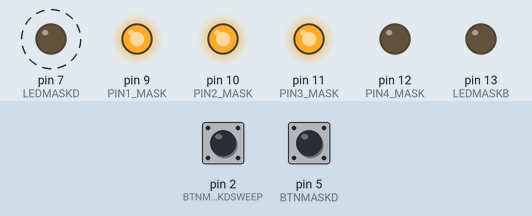
Bench run of a program on a simulated Arduino Uno, built with avr-gcc and run on an emulated ATmega328P. Shown: output pins drawn as LEDs (lit = HIGH). Dashed ring = blinking. The test bench sets the inputs (shaded band); at power-on: pin 2 (BTNMASKDSWEEP) HIGH, pin 5 (BTNMASKD) LOW.

Above: at 1.2 s.
1.3 s: pin 2 (BTNMASKDSWEEP) pulled LOW for 0.15 s
At 1.9 s:
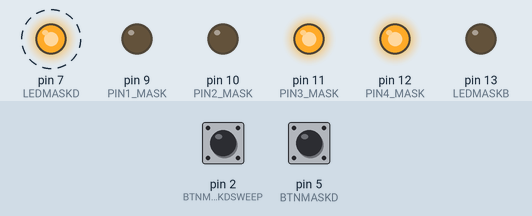
4.3 s: pin 5 (BTNMASKD) pulled HIGH for 0.15 s
At 5.9 s:
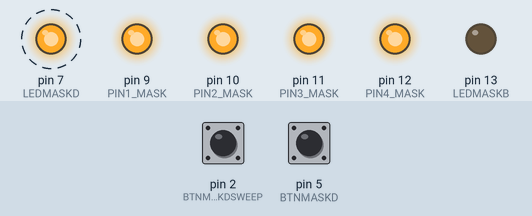
7.4 s: pin 2 (BTNMASKDSWEEP) pulled LOW for 1 s
10.4 s: pin 5 (BTNMASKD) pulled HIGH for 1 s
At 10.9 s:
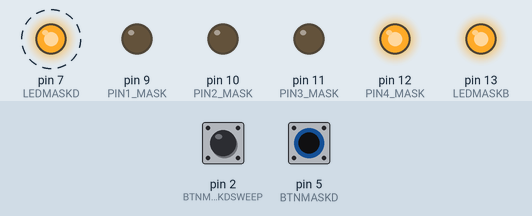
13.4 s: pin 5 (BTNMASKD) pulled HIGH for 3.2 s
At 16.32 s:
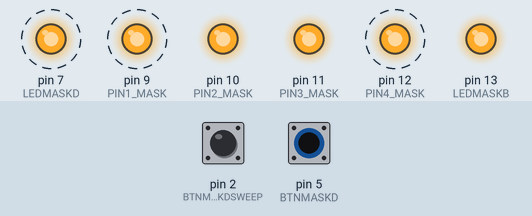
18.1 s: pin 2 (BTNMASKDSWEEP) pulled LOW for 3.2 s
Timing chart, 0 to 23.8 s (numbered marks = the images above; inputs shaded):
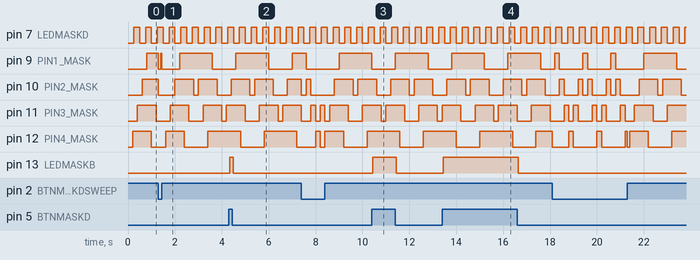

Measured:
- after the input at 4.3 s, pin 13 (LEDMASKB): LOW → HIGH at once, → LOW 0.15 s later
- after the input at 10.4 s, pin 13 (LEDMASKB): LOW → HIGH at once, → LOW 1.0 s later
- after the input at 13.4 s, pin 13 (LEDMASKB): LOW → HIGH at once, → LOW 3.2 s later
- by itself, pin 7 (LEDMASKD): alternates HIGH for 0.25 s and LOW for 0.25 s

The program:

main.cpp
```cpp
/*
Author: Vincent, Johnson
Bit operations part A
*/

#include <Arduino.h>
#include <stdint.h>

//Assigned PINS to masks.
#define LEDMASKD (1 << PD7)       // Mask for output LEDs
#define BTNMASKD (1 << PD5)       // button
#define BTNMASKDSWEEP (1 << PD2)  // button pull up
#define LEDMASKB (1 << PB5)       // builtin LED
#define PIN1_MASK (1 << PB1)      //LED 1 MASK
#define PIN2_MASK (1 << PB2)      //LED 2 MASK
#define PIN3_MASK (1 << PB3)      //LED 3 MASK
#define PIN4_MASK (1 << PB4)      //LED 4 MASK

//States for sweep A.
#define SweepATurnPB1 1
#define SweepATurnPB2 2
#define SweepATurnPB3 3
#define SweepATurnPB4 4
#define SweepATurnPB3Again 5
#define SweepATurnPB2Again 6
#define startSweepA 1
#define EndOfSweepA 6

//States for sweep B.
#define SWEEPING_LED_MASK_CONSTANT_FOR_RESTARTING 0b0000000000001111  //binary value that is shifted to control LEDs.
#define EndOfMaskForSweepB 6
#define StartOfMaskForSweepB 0
#define OneStep 1

// Part A: Variables for button 1 .
const unsigned long BUTTON_INTERVAL_A = 40;
unsigned long debounceTimeA = 0;
bool buttonStateA = true;
bool lastButtonStateA = true;
bool buttonStateSwitchA = false;

// Part B: Variables for button 2 (PULL UP).
const unsigned long DEBOUNCE_INTERVAL_B = 40;
unsigned long debounceTimeB = 0;
bool buttonStateB = true;
bool lastButtonStateB = true;
bool buttonStateSwitchB = false;

//timers
unsigned long currentMillis = 0;              // current time
unsigned long lastTimeBlinking = 0;           // last time for blinking led
const unsigned long BLINKING_INTERVAL = 250;  // blinking interval of 1/4 second
bool ledBlinking = false;                     // switch state for the led
unsigned long lastTimeSweepA = 0;             // last time for states sweep A
const unsigned long SWEEPA_INTERVAL = 200;    // state change interval for sweep A
int statesSweepA = 0;                         // variable to switch states of sweep A

//SweepB
bool remeberResetSweepB = false;                        // to Reset sweep B so it will begin from the start.
bool sweepBGoBack = false;                              // bool value to decide if sweep B should go from left to right or the opposite.
const uint16_t SWEEPB_MASK_16BIT = 0b0000000001111000;  // mask used to control the LEDs for sweep B.
static uint16_t SWEEPING_LED_MASK = SWEEPING_LED_MASK_CONSTANT_FOR_RESTARTING;
static int counterBitShift = 0;                         // variable used as value to shift binary.
bool btnSweepStatePrev = false;


void setup() {
  DDRD = DDRD & ~BTNMASKD;        // set the pin to input for button 1.
  DDRD = DDRD & ~BTNMASKDSWEEP;   // set the pin to input for button 2.
  PORTD = PORTD | BTNMASKDSWEEP;  // to make button 2 a "PULL UP" button.

  DDRD = DDRD | LEDMASKD;         // set the pins to outputs for LEDs.
  DDRB = DDRB | LEDMASKB | PIN1_MASK | PIN2_MASK | PIN3_MASK | PIN4_MASK;   // set the pin to output for LEDs and Builtin LED.
}

/// @brief Function that toggles an LED on and off.
void externalLedBlink(){
  if(ledBlinking){
    PORTD = PORTD | LEDMASKD;   // LED ON (HIGH).
  } else{
    PORTD = PORTD & ~LEDMASKD;  // LED OFF (LOW).
  }
}

/// @brief function that changes the state of the builtIn LED based on the button state.
/// @param btnstate
void btnLedOnOrOFF(bool btnState){
  if (!btnState){
    PORTB = PORTB & ~LEDMASKB;  // LED OFF (LOW).
  } else{
    PORTB = PORTB | LEDMASKB;   // LED ON (HIGH).
  }
}

/// @brief Function that debounces the button and returns the value of the debounced button.
/// @return Debounced button state.
bool buttonDebouncePartA(){
  bool reading = !(PIND & BTNMASKD);

  if (reading != lastButtonStateA) {
    debounceTimeA = millis();                                   // reset the debounce timer
  }
  if ((currentMillis - debounceTimeA) > BUTTON_INTERVAL_A) {    // check if interval has been passed.
    if (reading != buttonStateA) {
      buttonStateA = reading;

      buttonStateSwitchA = !buttonStateSwitchA;
    }
  }
  lastButtonStateA = reading;                                   // save the button state for next iteration.
  return buttonStateSwitchA;
}

/// @brief Function that performs sweep A. It does so By turning specific LEDs on and off depending on which state it is in.
/// @param statesSweepA
void PerformSweepA(int statesSweepA){
  switch(statesSweepA) {
    case SweepATurnPB1:
      PORTB = (PORTB | PIN1_MASK) & ~PIN2_MASK; // Set PB 1 high and set PB 2 low
      break;
    case SweepATurnPB2:
      PORTB = (PORTB & ~PIN1_MASK) | PIN2_MASK; // Set PB 1 low and Set PB 2 high
      break;
    case SweepATurnPB3:
      PORTB = (PORTB & ~PIN2_MASK) | PIN3_MASK; // Set PB 2 low and PB 3 high
      break;
    case SweepATurnPB4:
      PORTB = (PORTB & ~PIN3_MASK) | PIN4_MASK; // Set PB 3 low and PB 4 high
      break;
    case SweepATurnPB3Again:
      PORTB = (PORTB & ~PIN4_MASK) | PIN3_MASK; // Set PB 4 low and PB 3 high
      break;
    case SweepATurnPB2Again:
      PORTB = (PORTB & ~PIN3_MASK) | PIN2_MASK; // Set PB 3 low and PB 2 high
      break;
    default:
      // default case
      break;
  }
}

/// @brief Function that turns off all LEDs.
void ledReset(){
  PORTB = PORTB & ~PIN1_MASK;
  PORTB = PORTB & ~PIN2_MASK;
  PORTB = PORTB & ~PIN3_MASK;
  PORTB = PORTB & ~PIN4_MASK;
}

/*
  Function that performs sweep B.
  It does this by Shifting a mask over a another mask.
  The second mask controls which LEDs are on at that time and which are off.
*/
void PerformSweepB(){
  if (!remeberResetSweepB){   // resetting sweepB
    remeberResetSweepB = true;
    SWEEPING_LED_MASK = SWEEPING_LED_MASK_CONSTANT_FOR_RESTARTING;
    counterBitShift = 0;      // start from left to right
    sweepBGoBack = true;
  }

  // Sweep B Mask :0b0000000001111000
  uint16_t LedChangeMaskOn = SWEEPB_MASK_16BIT & SWEEPING_LED_MASK; // mask to set value for the LEDs.
  LedChangeMaskOn = LedChangeMaskOn >> counterBitShift;             // shift the mask for next state.

  ledReset();
  PORTB = PORTB | (LedChangeMaskOn << OneStep);                     // turn the LEDs on or off based on mask value.

  if (sweepBGoBack){                                                // sweep goes from left to right.
    counterBitShift++;
    SWEEPING_LED_MASK = SWEEPING_LED_MASK << OneStep;
  } else{                                                           // sweep goes from right to left.
    counterBitShift--;
    SWEEPING_LED_MASK = SWEEPING_LED_MASK >> OneStep;
  }

  //used to switch the state that determines if sweep should go from left to right or opposite.
  if ((counterBitShift >= EndOfMaskForSweepB) || (counterBitShift == StartOfMaskForSweepB)) {
    sweepBGoBack = !sweepBGoBack;
  }
}

/// @brief Function that debounces the button and returns the value of the debounced button.
/// @return Debounced button state
bool buttonDebouncePartBPullUp(){
  bool readingPartB = !(PIND & BTNMASKDSWEEP);

  if (readingPartB != lastButtonStateB) {
    debounceTimeB = millis();                                       // reset the debounce timer.
  }

  if ((currentMillis - debounceTimeB) > DEBOUNCE_INTERVAL_B) {      // check if interval has been passed.
    if (readingPartB != buttonStateB) {
      buttonStateB = readingPartB;

      buttonStateSwitchB = !buttonStateSwitchB;
    }
  }
  buttonStateSwitchB = readingPartB;                                // save the button state for the next iteration.
  return buttonStateSwitchB;
}

void loop() {
  currentMillis = millis();

  // Part A
  externalLedBlink();

  if (currentMillis - lastTimeBlinking >= BLINKING_INTERVAL) {
    lastTimeBlinking = currentMillis; // Update the timer of the Blinking LED.
    ledBlinking = !ledBlinking;       // change LED state
  }

  buttonStateSwitchA = buttonDebouncePartA();
  btnLedOnOrOFF(buttonStateSwitchA);

  // Part B
  // read the button to determine if the program should be in sweep A or B.
  bool btnSweepState = buttonDebouncePartBPullUp();
  if (btnSweepStatePrev != btnSweepState){
    ledReset();
    btnSweepStatePrev = btnSweepState;
    statesSweepA = startSweepA;                               // start from 1 instead of any other states.
    remeberResetSweepB = false;                               // reset sweep B so it begins from the start when button is released.
  }

  if (currentMillis - lastTimeSweepA >= SWEEPA_INTERVAL) {
    lastTimeSweepA = currentMillis;                           // Update sweep A's Last timer.

    if (btnSweepState){                                       //Perform sweep A if button is pressed.
      PerformSweepA(statesSweepA);
      statesSweepA++;
      if (statesSweepA > EndOfSweepA){
        statesSweepA = startSweepA;
      }
    } else {                                                  // perform sweep B if button isn't pressed.
      PerformSweepB();
    }
  }
}
```
